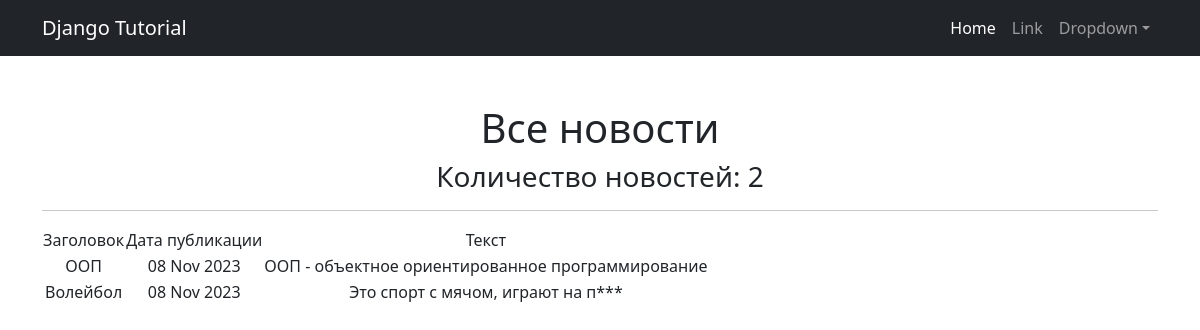
Page /news/ on the committed database.
### News/models.py (models this page shows, shortened)
class News(models.Model):
    name = models.CharField(
        max_length=50,
        unique=True,
    )
    description = models.TextField()
    dataCreation = models.DateTimeField(auto_now_add=True)
    category = models.ForeignKey(
        to='Category',
        on_delete=models.CASCADE,
        related_name='products',  # все продукты в категории будут доступны через поле products
    )

### News/views.py (the view)
# urls.py: path('', NewsList.as_view()),
class NewsList(ListView):
    model = News
    ordering = '-dataCreation'
    template_name = 'news.html'
    context_object_name = 'news'

### News/templatetags/custom_filters.py (called while the page is built)
@register.filter()
def censor(description):
    words = description.split()  # Используем другое имя для списка слов
    censor_list = []
    for word in words:
        if word.lower() in bad_words:
            censor_word = word[0] + '*' * (len(word) - 1)
            censor_list.append(censor_word)
        else:
            censor_list.append(word)
    return ' '.join(censor_list)  # Склеиваем слова обратно в строку

### templates/news.html (shortened to what this page needs)
{% extends 'flatpages/default.html' %}
{% load custom_filters %}
{% block content %}
<h1>Все новости</h1>
<h3>Количество новостей: {{news|length}} </h3>
<hr>
{% if news %}
    <table>
        <tr>
           <td>Заголовок</td>
           <td>Дата публикации</td>
           <td>Текст</td>
        </tr>
        {% for news_one in news %}
        <tr>
            <td>{{news_one.name}}</td>
            <td>{{news_one.dataCreation|date:"d M Y"}}</td>
            <td>{{news_one.description|truncatewords:20|censor}}</td>
        </tr>
        {% endfor %}
    </table>
    {% else %}
       <h2>Новостей нет!</h2>
    {% endif %}
{% endblock content %}

### templates/flatpages/default.html (shortened to what this page needs)
<!DOCTYPE html>
<html lang="en">
    <head>
        {% load static %}
        <link href="{% static 'css/styles.css' %}" rel="stylesheet" />
    </head>
    <body>
        <nav class="navbar navbar-expand-lg navbar-dark bg-dark">
            <div class="container">
                <a class="navbar-brand" href="#">Django Tutorial</a>
                <div class="collapse navbar-collapse" id="navbarSupportedContent">
                    <ul class="navbar-nav ms-auto mb-2 mb-lg-0">
                        <li class="nav-item"><a class="nav-link active" aria-current="page" href="#">Home</a></li>
                        <li class="nav-item"><a class="nav-link" href="#">Link</a></li>
                        <li class="nav-item dropdown">
                            <a class="nav-link dropdown-toggle" id="navbarDropdown" href="#" role="button" data-bs-toggle="dropdown" aria-expanded="false">Dropdown</a>
                        </li>
                    </ul>
                </div>
            </div>
        </nav>
        <div class="container">
            <div class="text-center mt-5">
                {% block content %}{% endblock content %}
            </div>
        </div>
    </body>
</html>

### rows in the picture
News: name "ООП", dataCreation "08 Nov 2023", description|censor "ООП - объектное ориентированное программирование"
News: name "Волейбол", dataCreation "08 Nov 2023", description|censor "Это спорт с мячом, играют на п***"

### other values in the picture
{{ news|length }} "2"
